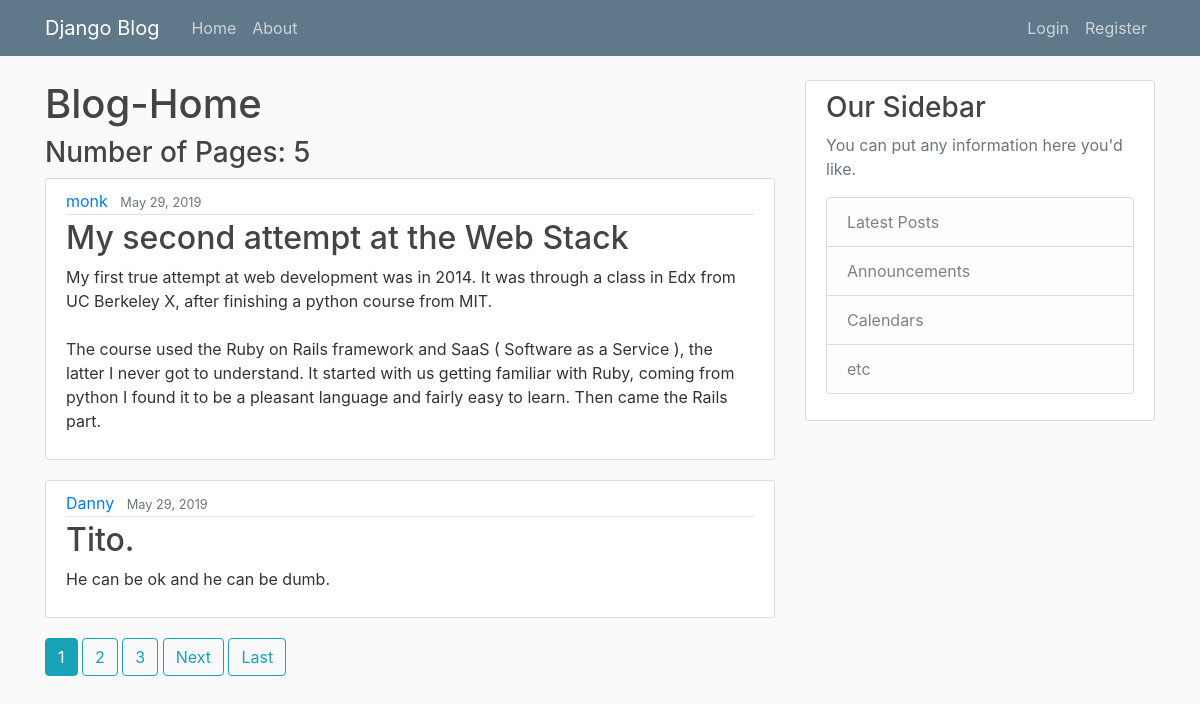
The page / on the database its author committed.
### blog/models.py (models this page shows, shortened)
class Post(models.Model):
    title = models.CharField(max_length=100)
    content = models.TextField()
    date_posted = models.DateTimeField(default=timezone.now)
    author = models.ForeignKey(User, on_delete=models.CASCADE)

### blog/views.py (the view)
# urls.py: path('', PostListView.as_view(), name='Blog-Home'),
class PostListView(ListView):
    model = Post
    template_name = 'blog/home.html'
    context_object_name = 'posts'
    ordering = ['-date_posted']
    paginate_by = 2

### blog/templates/blog/home.html (shortened to what this page needs)
{% extends "blog/base.html" %}
{% block content %}
    <h1>Blog-Home</h1>
    <h3>Number of Pages: {{ paginator.num_pages }}</h3>
    {% for post in posts %}
        <article class="media content-section">
            <div class="media-body">
                <div class="article-metadata">
                    <a class="mr-2" href="#">{{ post.author }}</a>
                    <small class="text-muted">{{ post.date_posted|date:"F d, Y" }}</small>
                </div>
                <h2><a class="article-title" href="{% url 'Post-Detail' post.id %}">{{ post.title }}</a></h2>
                <p class="article-content">{{ post.content }}</p>
            </div>
        </article>
    {% endfor %}
    {% if is_paginated %}
        {% for num in page_obj.paginator.page_range %}
            {% if page_obj.number == num %}
                <a class="btn btn-info mb-4" href="?page={{ num }}">{{ num }}</a>
            {% elif num > page_obj.number|add:'-3' and num < page_obj.number|add:'3' %}
                <a class="btn btn-outline-info mb-4" href="?page={{ num }}">{{num}}</a>
            {% endif %}
        {% endfor %}
        {% if page_obj.has_next %}
            <a class="btn btn-outline-info mb-4" href="?page={{ page_obj.next_page_number }}">Next</a>
            <a class="btn btn-outline-info mb-4" href="?page={{ page_obj.paginator.num_pages }}">Last</a>
        {% endif %}
    {% endif %}
{% endblock content %}

### blog/templates/blog/base.html (shortened to what this page needs)
{% load static %}
<!doctype html>
<html lang="en">
<head>
  <link rel="stylesheet" href="https://stackpath.bootstrapcdn.com/bootstrap/4.3.1/css/bootstrap.min.css"
>
  <link rel="stylesheet" href="{% static 'blog/main.css' %}">
</head>
<body>
  <header class="site-header">
    <nav class="navbar navbar-expand-md navbar-dark bg-steel fixed-top">
      <div class="container">
        <a class="navbar-brand mr-4" href="/">Django Blog</a>
        <div class="collapse navbar-collapse" id="navbarToggle">
          <div class="navbar-nav mr-auto">
            <a class="nav-item nav-link" href="{% url 'Blog-Home' %}">Home</a>
            <a class="nav-item nav-link" href="{% url 'Blog-About' %}">About</a>
          </div>
          <div class="navbar-nav">
            {% if user.is_staff %}
            <a class="nav-item nav-link" href=" {% url 'Post-Create' %} ">New Blog</a>
            <a class="nav-item nav-link" href=" {% url 'admin:index' %} ">Admin Page</a>
            <a class="nav-item nav-link" href=" {% url 'Profile' %} ">Profile</a>
            <a class="nav-item nav-link" href=" {% url 'Logout' %} ">Logout</a>
            {% elif user.is_authenticated %}
            <a class="nav-item nav-link" href=" {% url 'Post-Create' %} ">New Blog</a>
            <a class="nav-item nav-link" href=" {% url 'Profile' %} ">Profile</a>
            <a class="nav-item nav-link" href=" {% url 'Logout' %} ">Logout</a>
            {% else %}
            <a class="nav-item nav-link" href=" {% url 'Login' %} ">Login</a>
            <a class="nav-item nav-link" href="{% url 'Register' %} ">Register</a>
            {% endif %}
          </div>
        </div>
      </div>
    </nav>
  </header>
  <main role="main" class="container">
    <div class="row">
      <div class="col-md-8">
        {% block content %}{% endblock %}
      </div>
      <div class="col-md-4">
        <div class="content-section">
          <h3>Our Sidebar</h3>
          <p class='text-muted'>You can put any information here you'd like.
            <ul class="list-group">
              <li class="list-group-item list-group-item-light">Latest Posts</li>
              <li class="list-group-item list-group-item-light">Announcements</li>
              <li class="list-group-item list-group-item-light">Calendars</li>
              <li class="list-group-item list-group-item-light">etc</li>
            </ul>
          </p>
        </div>
      </div>
    </div>
  </main>
</body>
</html>

### blog/static/blog/main.css (style rules this page uses)
body { background: #fafafa; color: #333333; margin-top: 5rem; }
h1, h2, h3, h4, h5, h6 { color: #444444; }
ul { margin: 0; }
.bg-steel { background-color: #5f788a; }
.site-header .navbar-nav .nav-link { color: #cbd5db; }
.content-section { background: #ffffff; padding: 10px 20px; border: 1px solid #dddddd; border-radius: 3px; margin-bottom: 20px; }
.article-title { color: #444444; }
.article-content { white-space: pre-line; }
.article-metadata { padding-bottom: 1px; margin-bottom: 4px; border-bottom: 1px solid #e3e3e3 }

### rows shown on the page
Post: author "monk", date_posted "May 29, 2019", title "My second attempt at the Web Stack", content "My first true attempt at web development was in 2014. It was through a class in Edx from UC Berkeley X, after finishing a python course from MIT. The course used the Ruby on Rails framework and SaaS ( Software as a Service ), the latter I never got to understand. It started with us getting familiar with Ruby, coming from python I found it to be a pleasant language and fairly easy to learn. Then came the Rails part."
Post: author "Danny", date_posted "May 29, 2019", title "Tito.", content "He can be ok and he can be dumb."

### other values the page prints
{{ paginator.num_pages }} "5"
{{ num }} "1"
{{ num }} "2" "3"
